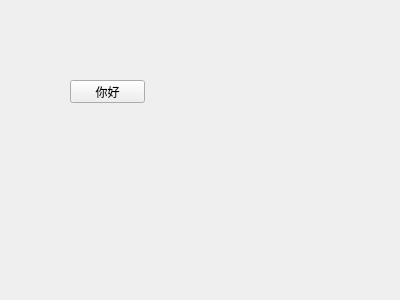
<?xml version="1.0" encoding="UTF-8"?>
<ui version="4.0">
 <class>App</class>
 <widget class="QWidget" name="App">
  <property name="geometry">
   <rect>
    <x>0</x>
    <y>0</y>
    <width>400</width>
    <height>300</height>
   </rect>
  </property>
  <property name="windowTitle">
   <string>App</string>
  </property>
  <widget class="QPushButton" name="pushButton">
   <property name="geometry">
    <rect>
     <x>70</x>
     <y>80</y>
     <width>75</width>
     <height>23</height>
    </rect>
   </property>
   <property name="text">
    <string>你好</string>
   </property>
  </widget>
 </widget>
 <layoutdefault spacing="6" margin="11"/>
 <resources/>
 <connections/>
</ui>
